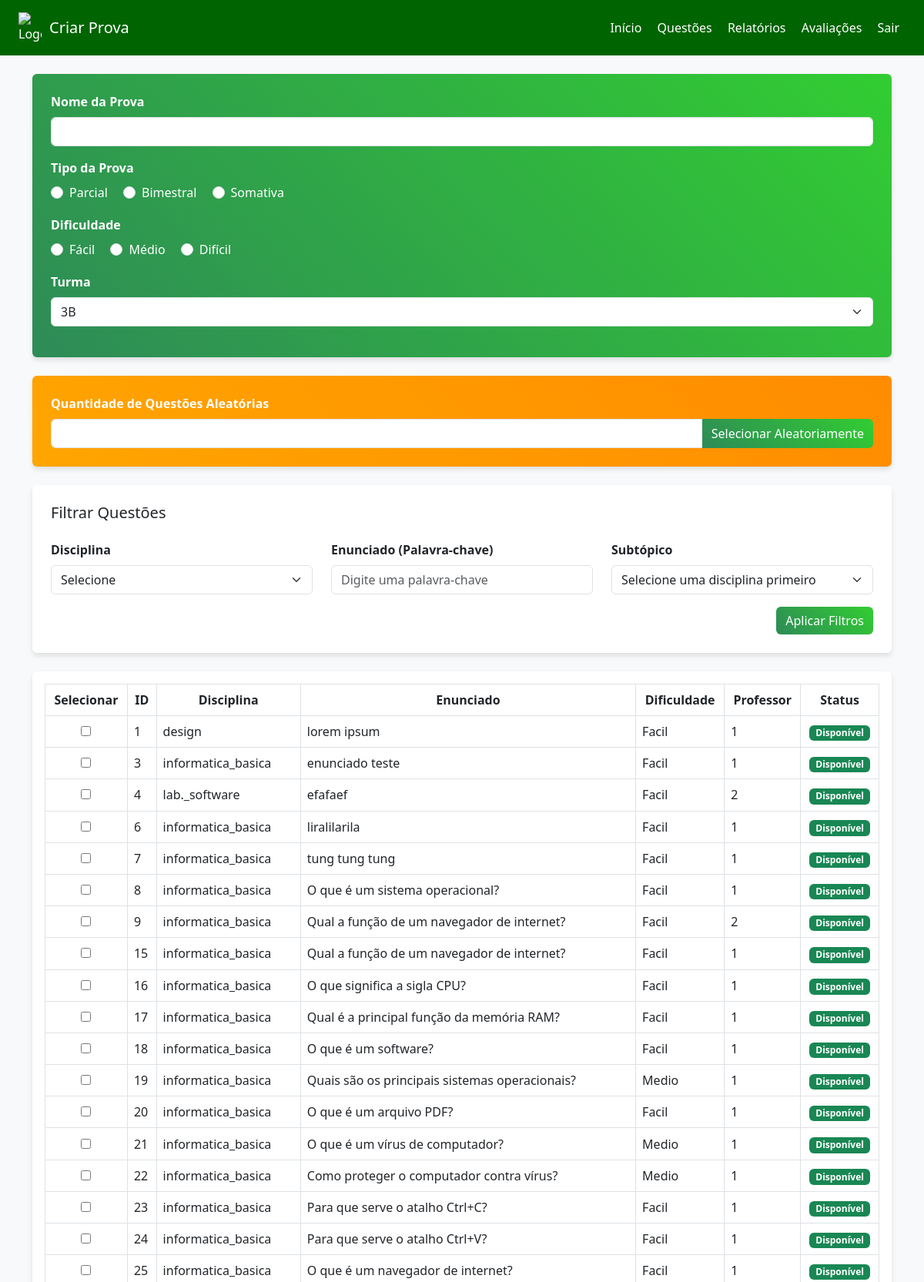
The app's page /view/professor/criarprova.php (upper part) with its own data.
### tables this page shows
CREATE TABLE `questao` (
  `id` int(11) NOT NULL,
  `disciplina` enum('start_up_1','start_up_2','start_up_3','lab._software','lab._hardware','banco_de_dados','design','gerenciador_de_conteudos','redes_de_computadores','robotica','POO','Programacao_web','sistemas_operacionais','AMC','htmlcss','logica','informatica_basica') DEFAULT NULL,
  `enunciado` mediumtext DEFAULT NULL,
  `grau_de_dificuldade` varchar(99) DEFAULT NULL,
  `id_professor` int(11) DEFAULT NULL,
  `status` int(1) DEFAULT NULL,
  `subtopico` int(11) DEFAULT NULL
);

### config/connect.php (called while the page is built, shortened)
<?php
class connect
{
    function connect_database()
    {
        try {
            $host= 'localhost';
            $database= 'questoes';
            $user= 'root';
            $password= '';
            $this->conexao = new PDO('mysql:host=' . $host . ';dbname=' . $database, $user, $password);
        } catch (PDOException $e) {
            $host= 'localhost';
            $database= 'u750204740_questoes';
            $user= 'u750204740_questoes';
            $password= 'paoComOvo123!@##';
            $this->conexao = new PDO('mysql:host=' . $host . ';dbname=' . $database, $user, $password);
        }catch (PDOException $e) {
            die('Erro! O sistema não possui conexão com o banco de dados.');
        }
    }
}
?>

### model/modelprofessor.php (called while the page is built, shortened)
<?php
require_once(__DIR__ . '/../config/connect.php');
class Professor extends connect {
    public function acessar_banco($enunciado, $disciplina, $grau_de_dificuldade, $id_professor, $subtopico = null) {
        try {
            $buscar_alternativas = function($id_questao) {
                $sql_alt = "SELECT * FROM alternativas WHERE id_questao = :id_questao";
                $stmt_alt = $this->conexao->prepare($sql_alt);
                $stmt_alt->bindValue(":id_questao", $id_questao);
                $stmt_alt->execute();
                return $stmt_alt->fetchAll(PDO::FETCH_ASSOC);
            };
            $sql = "SELECT * FROM questao WHERE 1=1";
            $params = array();
            $stmt = $this->conexao->prepare($sql);
            $stmt->execute();
            $resultado = $stmt->fetchAll(PDO::FETCH_ASSOC);
            foreach ($resultado as &$questao) {
                $questao['alternativas'] = $buscar_alternativas($questao['id']);
            }
            return $resultado;
        } catch(PDOException $e) {
            error_log("Database error: " . $e->getMessage());
            return array();
        }
    }
}
?>

### view/professor/criarprova.php (the view, shortened to what this page needs)
<?php
require("../../model/modelprofessor.php");
$filtro_disciplina = isset($_GET['disciplina']) ? $_GET['disciplina'] : '';
$filtro_enunciado = isset($_GET['enunciado']) ? $_GET['enunciado'] : '';
$filtro_subtopico = isset($_GET['subtopico']) ? $_GET['subtopico'] : '';
?>
<!DOCTYPE html>
<html lang="pt-br">
<head>
    <link href="https://cdn.jsdelivr.net/npm/bootstrap@5.3.0/dist/css/bootstrap.min.css" rel="stylesheet">
</head>
<body class="bg-light">
<header class="header-bg py-3 px-4 mb-4 d-flex justify-content-between align-items-center">
    <div class="d-flex align-items-center">
        <img src="https://img.icons8.com/ios-filled/50/ffffff/book.png" alt="Logo" style="width: 30px; margin-right: 10px;">
        <h5 class="mb-0">Criar Prova</h5>
    </div>
    <nav>
        <a href="inicioprofessor.php" class="text-white mx-2 text-decoration-none">Início</a>
        <a href="acessar_banco.php" class="text-white mx-2 text-decoration-none">Questões</a>
        <a href="acessarrelatorioprofessor.php" class="text-white mx-2 text-decoration-none">Relatórios</a>
        <a href="veravaliacoes.php" class="text-white mx-2 text-decoration-none">Avaliações</a>
        <a href="../../index.php" class="text-white mx-2 text-decoration-none">Sair</a>
    </nav>
</header>
<div class="container">
    <form action="../../control/controlecriarprova.php" method="POST">
        <div class="card p-4 mb-4 bg-gradient-green">
            <div class="mb-3">
                <label for="nome_prova" class="form-label">Nome da Prova</label>
                <input type="text" class="form-control" name="nome_prova" id="nome_prova" required>
            </div>
            <div class="mb-3">
                <label class="form-label d-block">Tipo da Prova</label>
                <div class="form-check form-check-inline">
                    <input class="form-check-input" type="radio" name="tipo_prova" id="parcial" value="parcial" required>
                    <label class="form-check-label" for="parcial">Parcial</label>
                </div>
                <div class="form-check form-check-inline">
                    <input class="form-check-input" type="radio" name="tipo_prova" id="bimestral" value="bimestral">
                    <label class="form-check-label" for="bimestral">Bimestral</label>
                </div>
                <div class="form-check form-check-inline">
                    <input class="form-check-input" type="radio" name="tipo_prova" id="somativa" value="somativa">
                    <label class="form-check-label" for="somativa">Somativa</label>
                </div>
            </div>
            <div class="mb-3">
                <label class="form-label d-block">Dificuldade</label>
                <div class="form-check form-check-inline">
                    <input class="form-check-input" type="radio" name="dificuldade" id="dificuldade_fácil" value="facil" required>
                    <label class="form-check-label" for="dificuldade_fácil">Fácil</label>
                </div>
                <div class="form-check form-check-inline">
                    <input class="form-check-input" type="radio" name="dificuldade" id="dificuldade_médio" value="medio">
                    <label class="form-check-label" for="dificuldade_médio">Médio</label>
                </div>
                <div class="form-check form-check-inline">
                    <input class="form-check-input" type="radio" name="dificuldade" id="dificuldade_dificil" value="dificil">
                    <label class="form-check-label" for="dificuldade_dificil">Difícil</label>
                </div>
            </div>
            <div class="mb-3">
                <label class="form-label d-block">Turma</label>
                <select name="turma" id="turma" class="form-select" required>
                    <option value="3">3B</option>
                </select>
            </div>
        </div>
        <div class="card p-4 mb-4 bg-gradient-orange">
            <label for="quantidade_questoes" class="form-label">Quantidade de Questões Aleatórias</label>
            <div class="input-group">
                <input type="number" class="form-control" id="quantidade_questoes" min="1" max="100" >
                <button type="button" class="btn btn-gradient-green" onclick="selecionarAleatorio()">Selecionar Aleatoriamente</button>
            </div>
        </div>
        <div class="card p-4 mb-4">
            <h5 class="card-title mb-4">Filtrar Questões</h5>
            <div class="row">
                <div class="col-md-4 mb-3">
                    <label for="filtro_disciplina" class="form-label">Disciplina</label>
                    <select class="form-select" id="filtro_disciplina" name="filtro_disciplina">
                    <option value="">Selecione</option>
                    </select>
                </div>
                <div class="col-md-4 mb-3">
                    <label for="filtro_enunciado" class="form-label">Enunciado (Palavra-chave)</label>
                    <input type="text" class="form-control" id="filtro_enunciado" name="filtro_enunciado" placeholder="Digite uma palavra-chave">
                </div>
                <div class="col-md-4 mb-3">
                    <label for="filtro_subtopico" class="form-label">Subtópico</label>
                    <select class="form-select" id="filtro_subtopico" name="filtro_subtopico">
                        <option value="">Selecione uma disciplina primeiro</option>
                    </select>
                </div>
            </div>
            <div class="text-end">
                <button type="button" class="btn btn-gradient-green" onclick="aplicarFiltros()">Aplicar Filtros</button>
            </div>
        </div>
        <div class="card">
            <div class="card-body">
                <div class="table-responsive">
                    <table class="table table-bordered table-hover align-middle" id="tabela_questoes">
                        <thead class="bg-gradient-green">
                            <tr>
                                <th>Selecionar</th>
                                <th>ID</th>
                                <th>Disciplina</th>
                                <th>Enunciado</th>
                                <th>Dificuldade</th>
                                <th>Professor</th>
                                <th>Status</th>
                            </tr>
                        </thead>
                        <tbody>
                            <?php
                            $x = new professor();
                            $resultado = $x->acessar_banco($filtro_enunciado, $filtro_disciplina, '', '', $filtro_subtopico);
                            if (!empty($resultado)) {
                                foreach ($resultado as $linha) {
                                    $subtopico_info = '';
                                    if (!empty($linha['subtopico'])) {
                                        $subtopico = $x->get_subtopico_by_id($linha['subtopico']);
                                        $subtopico_info = $subtopico ? " - " . htmlspecialchars($subtopico['nome']) : '';
                                    }
                                    $status = isset($linha['status']) && $linha['status'] == 1;
                                    $statusClass = $status ? 'bg-yellow-100' : '';
                                    echo "<tr class='{$statusClass}'>";
                                    echo "<td class='text-center'>";
                                    if ($status) {
                                        echo "<div class='tooltip' title='Esta questão já foi utilizada em uma prova. Zere seu status para utilizá-la novamente.'>";
                                        echo "<input type='checkbox' name='questoes_selecionadas[]' value='{$linha['id']}' disabled>";
                                        echo "</div>";
                                    } else {
                                        echo "<input type='checkbox' name='questoes_selecionadas[]' value='{$linha['id']}'>";
                                    }
                                    echo "</td>";
                                    echo "<td>{$linha['id']}</td>";
                                    echo "<td>" . htmlspecialchars($linha['disciplina']) . $subtopico_info . "</td>";
                                    echo "<td>" . htmlspecialchars($linha['enunciado']) . "</td>";
                                    echo "<td>" . htmlspecialchars($linha['grau_de_dificuldade']) . "</td>";
                                    echo "<td>{$linha['id_professor']}</td>";
                                    echo "<td class='text-center'>";
                                    if ($status) {
                                        echo "<span class='badge bg-warning text-dark'>Utilizada</span>";
                                    } else {
                                        echo "<span class='badge bg-success'>Disponível</span>";
                                    }
                                    echo "</td>";
                                    echo "</tr>";
                                }
                            } else {
                                echo "<tr><td colspan='7' class='text-center'>Nenhuma questão encontrada.</td></tr>";
                            }
                            ?>
                        </tbody>
                    </table>
                </div>
            </div>
        </div>
    </form>
</div>
</body>
</html>

### view/professor/criarprova.php (style rules this page uses)
.header-bg { background-color: #006400; color: white; }
.bg-gradient-green { background: linear-gradient(45deg, #2e8b57, #32cd32) !important; color: white; }
.bg-gradient-orange { background: linear-gradient(45deg, #ffa500, #ff8c00) !important; color: white; }
.btn-gradient-green { background: linear-gradient(45deg, #2e8b57, #32cd32); color: white; border: none; transition: all 0.3s ease; }
.form-label { font-weight: bold; }
.table thead th { vertical-align: middle; text-align: center; }
.table tbody td { vertical-align: middle; }
.card { border: none; box-shadow: 0 4px 6px rgba(0, 0, 0, 0.1); }

### records on screen
questao: id "1", disciplina "design", enunciado "lorem ipsum", grau_de_dificuldade "Facil", id_professor "1", shows "Disponível"
questao: id "3", disciplina "informatica_basica", enunciado "enunciado teste", grau_de_dificuldade "Facil", id_professor "1", shows "Disponível"
questao: id "4", disciplina "lab._software", enunciado "efafaef", grau_de_dificuldade "Facil", id_professor "2", status "Disponível"
questao: id "6", disciplina "informatica_basica", enunciado "liralilarila", grau_de_dificuldade "Facil", id_professor "1", shows "Disponível"
questao: id "7", disciplina "informatica_basica", enunciado "tung tung tung", grau_de_dificuldade "Facil", id_professor "1", shows "Disponível"
questao: id "8", disciplina "informatica_basica", enunciado "O que é um sistema operacional?", grau_de_dificuldade "Facil", id_professor "1", shows "Disponível"
questao: id "9", disciplina "informatica_basica", enunciado "Qual a função de um navegador de internet?", grau_de_dificuldade "Facil", id_professor "2", shows "Disponível"
questao: id "15", disciplina "informatica_basica", enunciado "Qual a função de um navegador de internet?", grau_de_dificuldade "Facil", id_professor "1", shows "Disponível"
questao: id "16", disciplina "informatica_basica", enunciado "O que significa a sigla CPU?", grau_de_dificuldade "Facil", id_professor "1", shows "Disponível"
questao: id "17", disciplina "informatica_basica", enunciado "Qual é a principal função da memória RAM?", grau_de_dificuldade "Facil", id_professor "1", shows "Disponível"
questao: id "18", disciplina "informatica_basica", enunciado "O que é um software?", grau_de_dificuldade "Facil", id_professor "1", shows "Disponível"
questao: id "19", disciplina "informatica_basica", enunciado "Quais são os principais sistemas operacionais?", grau_de_dificuldade "Medio", id_professor "1", shows "Disponível"
questao: id "20", disciplina "informatica_basica", enunciado "O que é um arquivo PDF?", grau_de_dificuldade "Facil", id_professor "1", shows "Disponível"
questao: id "21", disciplina "informatica_basica", enunciado "O que é um vírus de computador?", grau_de_dificuldade "Medio", id_professor "1", shows "Disponível"
questao: id "22", disciplina "informatica_basica", enunciado "Como proteger o computador contra vírus?", grau_de_dificuldade "Medio", id_professor "1", shows "Disponível"
questao: id "23", disciplina "informatica_basica", enunciado "Para que serve o atalho Ctrl+C?", grau_de_dificuldade "Facil", id_professor "1", shows "Disponível"
questao: id "24", disciplina "informatica_basica", enunciado "Para que serve o atalho Ctrl+V?", grau_de_dificuldade "Facil", id_professor "1", shows "Disponível"
questao: id "25", disciplina "informatica_basica", enunciado "O que é um navegador de internet?", grau_de_dificuldade "Facil", id_professor "1", shows "Disponível"
